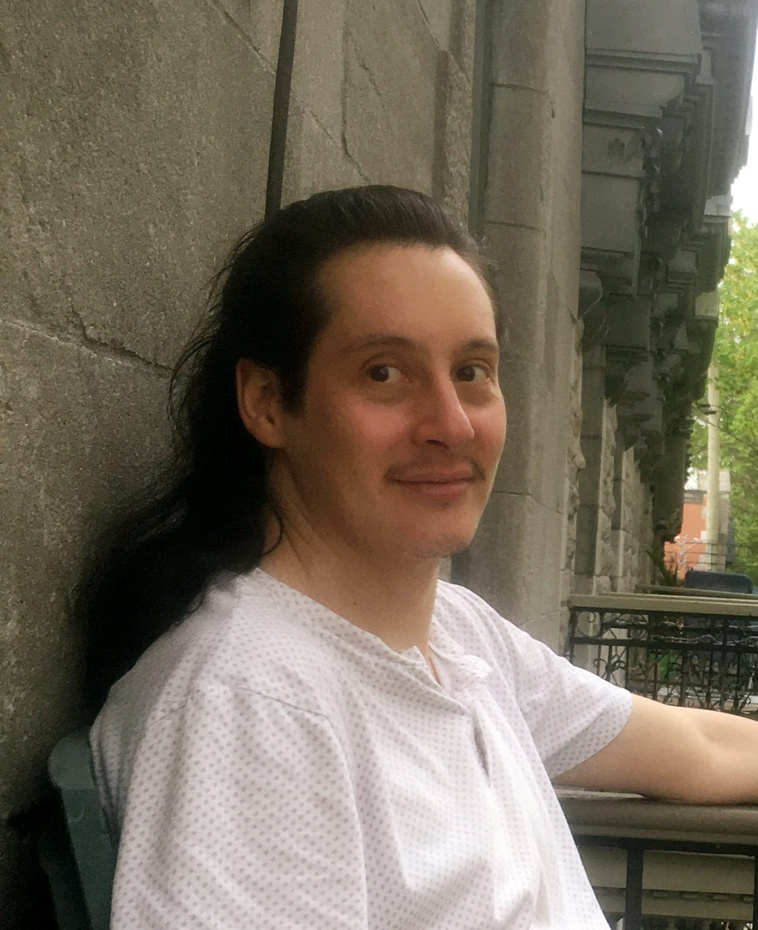
#> input picture Python_photo_editer/original_images/Flandez1.jpg, 758 x 930 px, shrunk from 1397 x 1714 before the run; its folder holds only this picture in this run
$ python photo_editor.py
#> lines starting #> are read from the running program, lines starting #| are printed output that depends on the picture
'''
    Program to edit photos to replace photoshop
    Uses pillow library

'''
from PIL import Image, ImageEnhance, ImageFilter
import os

path = "./original_images"
# pathOut = "./edited_images"
pathOut = os.path.join(os.getcwd(), 'edited_images')
os.makedirs(pathOut, exist_ok=True)

for filename in os.listdir(path):
    img = Image.open(f"{path}/{filename}")
#> img is the input picture: PIL image 758x930 RGB; mean R, G, B 116.4, 107.3, 91.8

    edit = img.filter(ImageFilter.SHARPEN).rotate(0).convert('L')
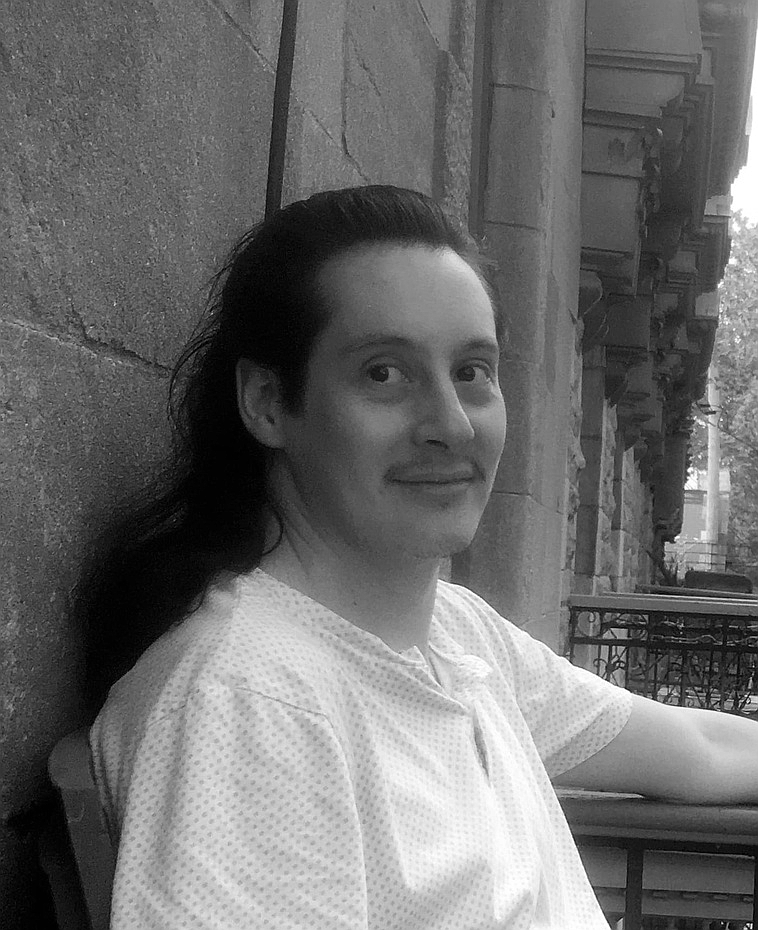
#> edit: PIL image 758x930 L; min 0, max 255, mean 108.3

    factor = 1.3
    enhancer = ImageEnhance.Contrast(edit)
    edit = enhancer.enhance(factor)
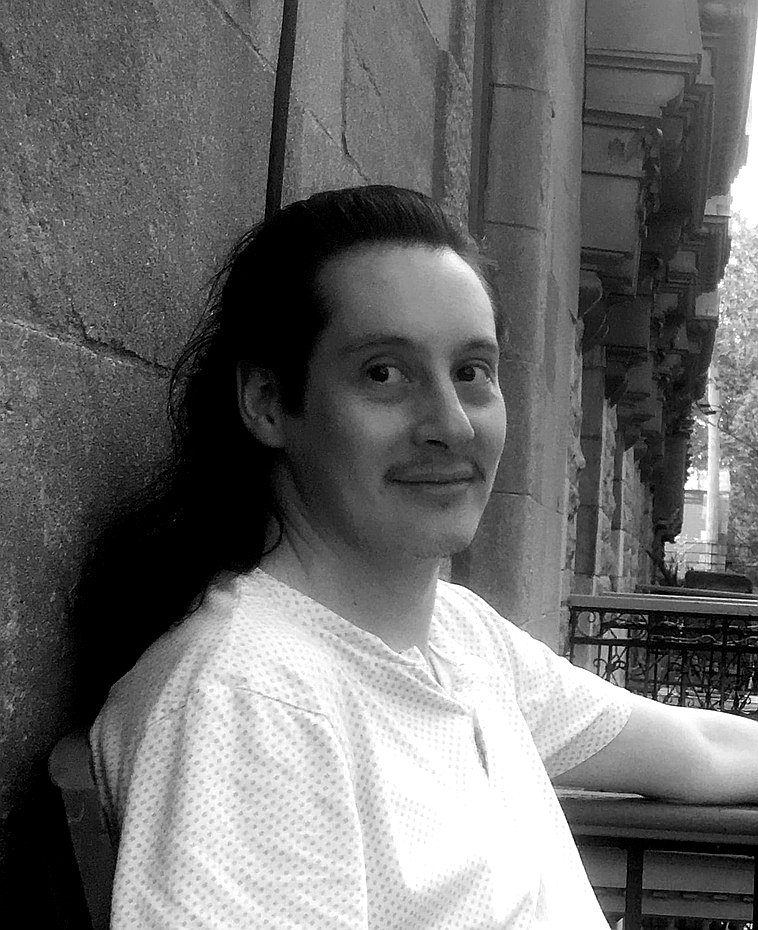
#> edit: PIL image 758x930 L; min 0, max 255, mean 108.6
    clean_name = os.path.splitext(filename)[0]

    #edit.save(f'.{pathOut}/{clean_name}_edited.jpg')
    edit.save(os.path.join(pathOut, f'{clean_name}_edited.jpg'))

$ run again, on Python_photo_editer/original_images/meantime.jpg
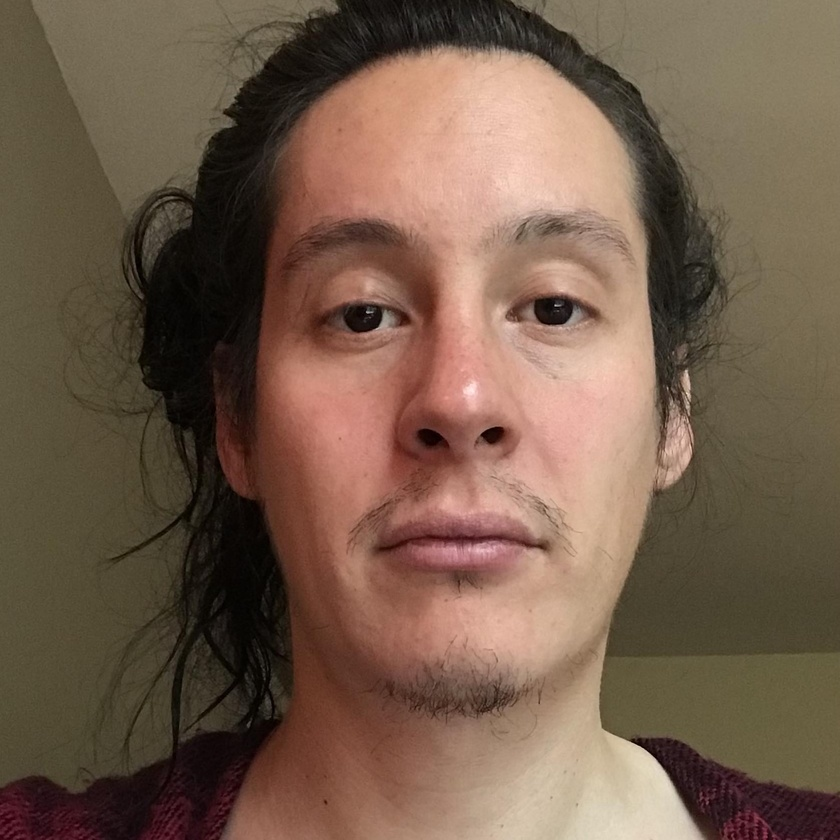
#> input picture Python_photo_editer/original_images/meantime.jpg, 840 x 840 px, shrunk from 1676 x 1676 before the run
#> img is the input picture: PIL image 840x840 RGB; mean R, G, B 116.4, 92.9, 75.4
#> `edit = img.filter(ImageFilter.SHARPEN).rotate(0).convert('L')`:
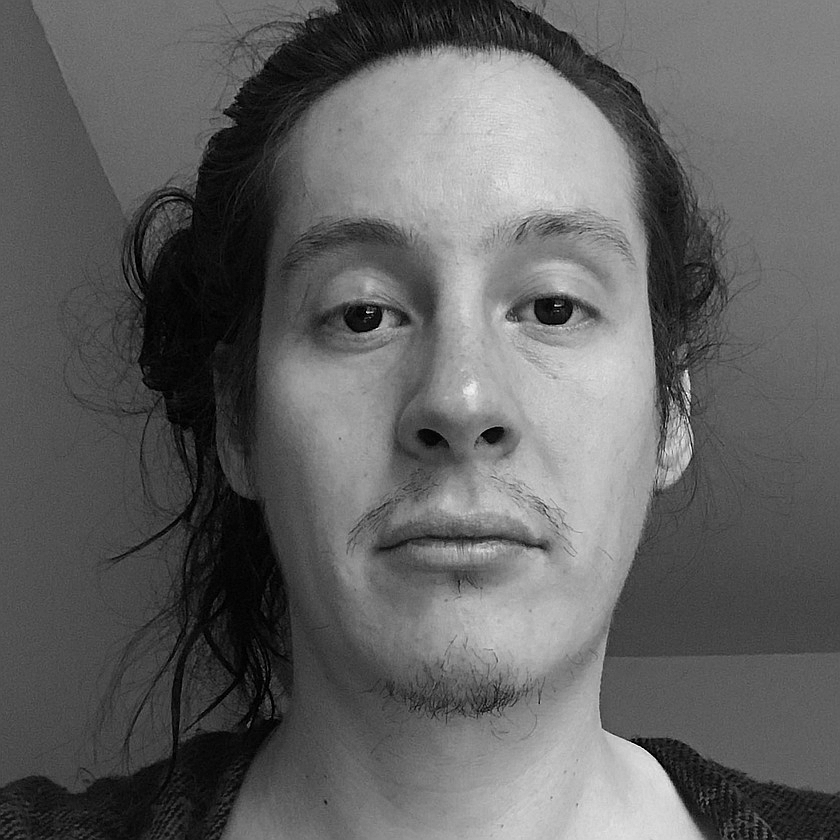
#> edit: PIL image 840x840 L; min 0, max 255, mean 98
#> `edit = enhancer.enhance(factor)`:
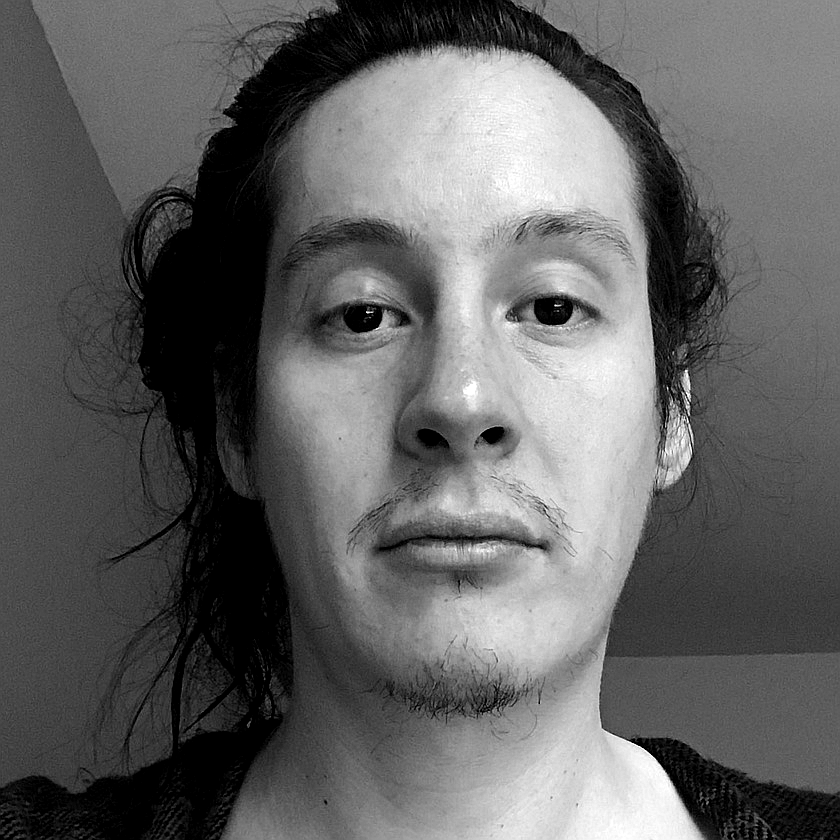
#> edit: PIL image 840x840 L; min 0, max 255, mean 98.7
